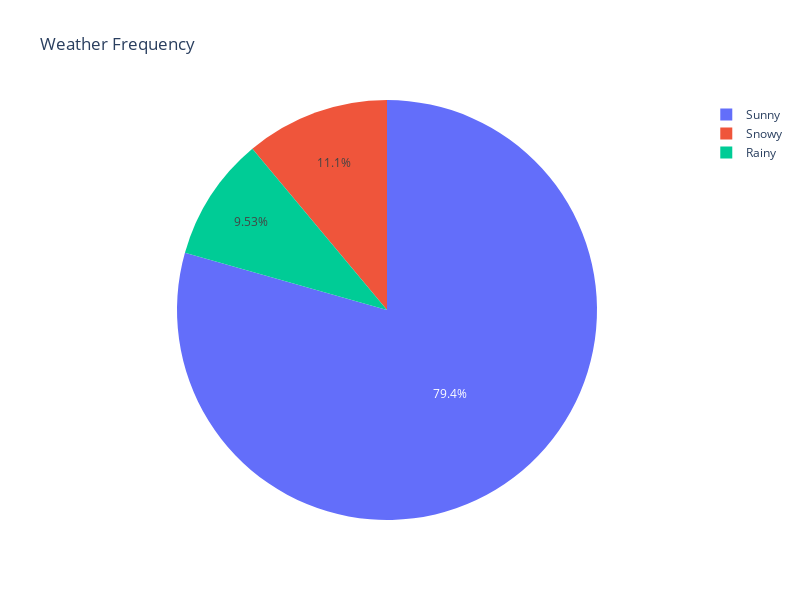

Write notebook code for a chart like this one.
### Markdown cell above
###  Weather

### Code cell
val_counts_weather = df['weather'].value_counts()

val_counts_weather_with_y = df.groupby(['weather','Y']).size().reset_index(name="counts")


px.pie(names = val_counts_weather.index, values = val_counts_weather, title = 'Weather Frequency', width = 800, height = 600)

### Figure 1 — Plotly figure (JSON) as saved in the notebook; plotly's stock layout.template omitted (floating-point values rounded to 4 significant figures)
{"data": [{"domain": {"x": [0, 1], "y": [0, 1]}, "hovertemplate": "label=%{label}<br>value=%{value}<extra></extra>", "labels": ["Sunny", "Snowy", "Rainy"], "legendgroup": "", "name": "", "showlegend": true, "type": "pie", "values": [10011, 1397, 1202]}], "layout": {"height": 600, "legend": {"tracegroupgap": 0}, "title": {"text": "Weather Frequency"}, "width": 800}}
